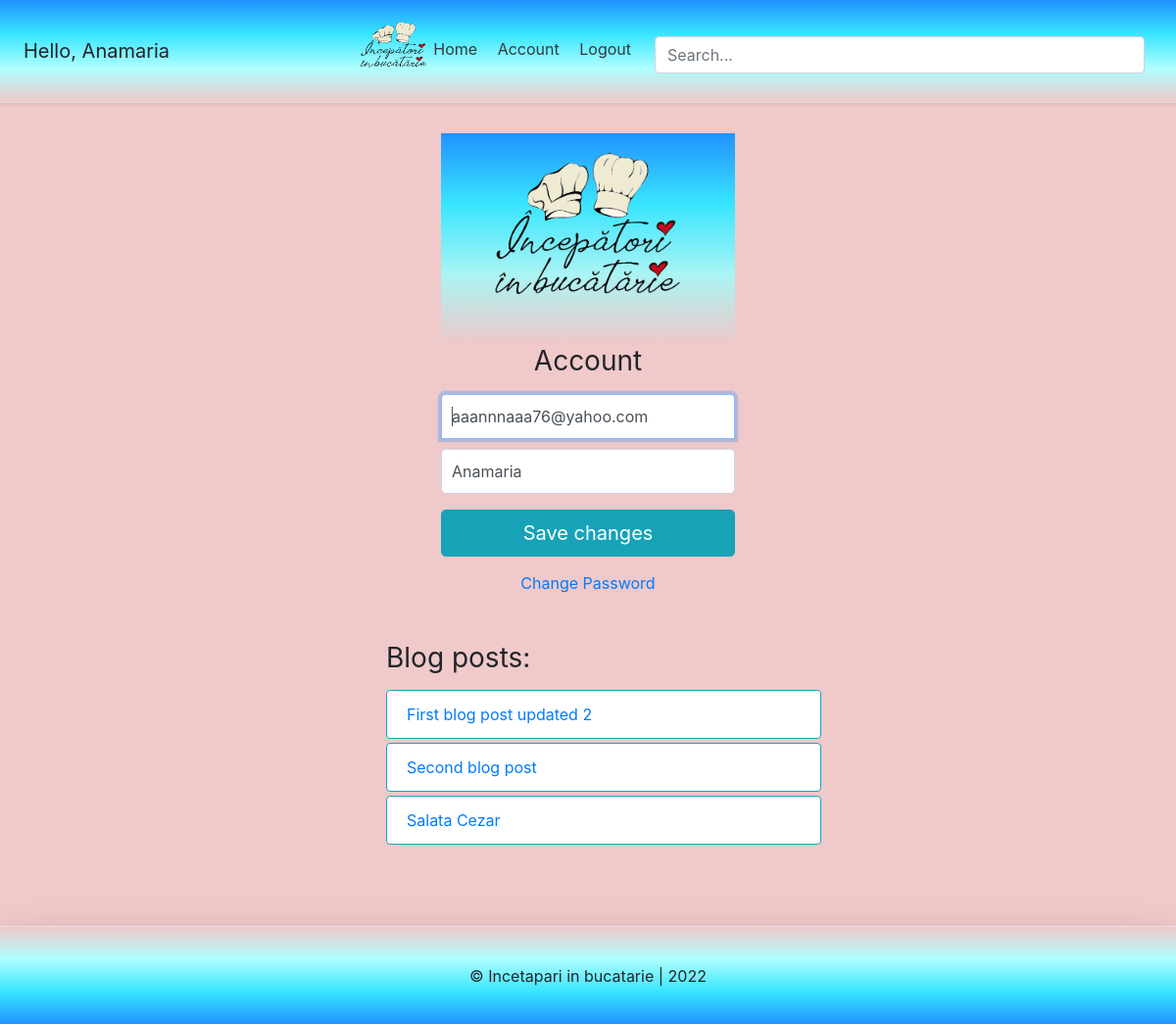
Before: /account/ (signed in) with the older database file.
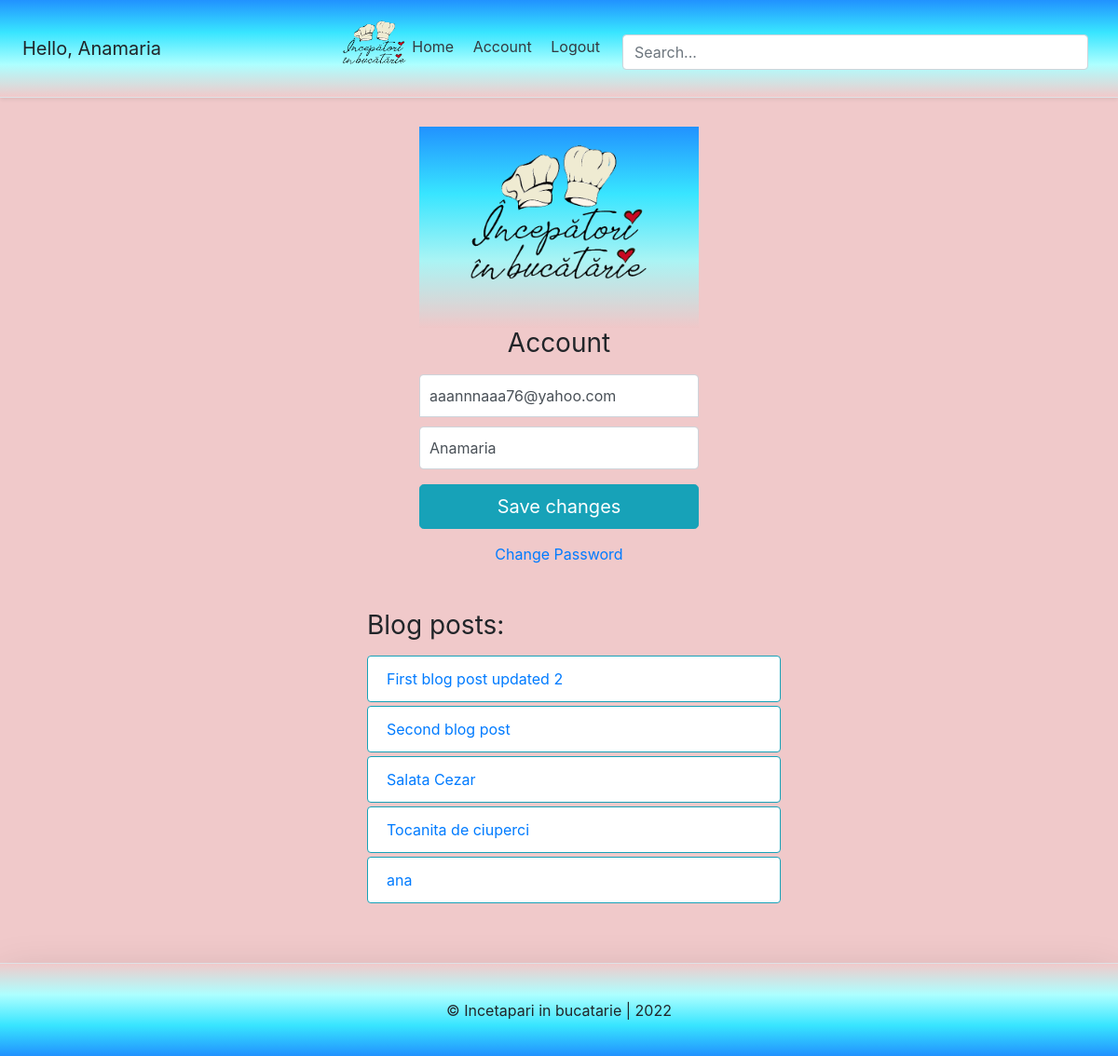
After: the same page with the newer database file.
### account/models.py (models this page shows, shortened)
class Account(AbstractBaseUser):
    email                   = models.EmailField(verbose_name="email", max_length=60, unique=True)
    username                = models.CharField(max_length=30, unique=True)
    date_joined             = models.DateTimeField(verbose_name='date joined', auto_now_add=True)
    last_login              = models.DateTimeField(verbose_name='last login', auto_now=True)
    is_admin                = models.BooleanField(default=False)
    is_active               = models.BooleanField(default=True)
    is_staff                = models.BooleanField(default=False)
    is_superuser            = models.BooleanField(default=False)
    USERNAME_FIELD = 'email'
    REQUIRED_FIELDS = ['username']
    objects = MyAccountManager()

### blog/models.py (models this page shows)
class BlogPost(models.Model):
	title 					= models.CharField(max_length=50, null=False, blank=False, unique=True)
	body 					= RichTextField(blank=True, null=True)
	image		 			= models.ImageField(upload_to=upload_location, null=True, blank=True)
	date_published 			= models.DateTimeField(auto_now_add=True, verbose_name="date published")
	date_updated 			= models.DateTimeField(auto_now=True, verbose_name="date updated")
	author 					= models.ForeignKey(settings.AUTH_USER_MODEL, on_delete=models.CASCADE)
	slug 					= models.SlugField(blank=True, unique=True)
	def __str__(self):
		return self.title

### account/views.py (the view)
# urls.py: path('account/', account_view, name="account"),
def account_view(request):
    if not request.user.is_authenticated:
        return redirect("login")
    context = {}
    if request.POST:
        form = AccountUpdateForm(request.POST, instance=request.user)
        if form.is_valid():
            form.initial= {
                        "email": request.POST['email'],
                        "username": request.POST['username'],
            }
            form.save()
            context['succes_message'] = "Account Updated"
    else:
        form = AccountUpdateForm(
                initial= {
                    "email": request.user.email,
                    "username": request.user.username,
                }
            )
    context['account_form'] = form
    blog_posts = BlogPost.objects.filter(author=request.user)
    context['blog_posts'] = blog_posts
    return render(request, 'account/account.html', context)

### account/forms.py (shortened to what this page needs)
class AccountUpdateForm(forms.ModelForm):
    class Meta:
        model = Account
        fields = ('email', 'username')

### account/templates/account/account.html (shortened to what this page needs)
{% extends 'base.html' %}
{% load static %}
{% block content %}
  <form class="form-signin" method="post">{% csrf_token %}
    <div class="d-flex flex-column pb-3">
      <img class="img-fluid mx-auto d-block" src="{% static 'logo.png' %}" alt="logo" width="200" height="200">
    </div>
    <h1 class="h3 mb-3 font-weight-normal">Account</h1>
    <input type="email" name="email" id="inputEmail" class="form-control" placeholder="Email address" required autofocus
    value="{{account_form.initial.email}}" >
    <input type="text" name="username" id="inputUsername" class="form-control" placeholder="Username" required
    value="{{account_form.initial.username}}">
    <button class="btn btn-lg btn-info btn-block" type="submit">Save changes</button>
  </form>
  <div class=" ana">
    <a class="m-auto" href="{% url 'password_change' %}">Change Password</a>
  </div>
<div class="container mt-4 p-4">
  <div class="row">
    <div class="blog-posts">
      <h3 class="mb-3 font-weight-normal ml-3 pl-3">Blog posts:</h3>
      {% if blog_posts %}
      <ul>
        {% for post in blog_posts %}
        <a href="{% url 'blog:detail' post.slug %}" style="text-decoration: none;">
          <li class="list-group-item mb-1 mt-1 border border-info">{{post}}</li>
        </a>
        {% endfor %}
      </ul>
      {% else %}
      <p>You have no blog posts. Create a post <a href="{% url 'blog:create' %}">here</a>.</p>
      {% endif%}
    </div>
  </div>
</div>
{% endblock %}

### templates/base.html (shortened to what this page needs)
<!DOCTYPE html>
<html lang="en">
<head>
    {% include 'snippets/header.html' %}
</head>
<body>
    <div class="main">
        {% block content %}
        {% endblock content %}
    </div>
    {% include 'snippets/footer.html' %}
</body>
</html>

### templates/snippets/header.html (shortened to what this page needs)
   {% load static %}
    <link href="https://cdn.jsdelivr.net/npm/bootstrap@5.2.2/dist/css/bootstrap.min.css" rel="stylesheet">
    <link rel="stylesheet" href="https://cdn.jsdelivr.net/npm/bootstrap@4.3.1/dist/css/bootstrap.min.css">
<div class="d-flex flex-column flex-md-row align-items-center p-3 px-md-4 mb-3 bg-white border-bottom shadow-sm">
    <h5 class="my-0 mr-md-auto font-weight-normal">
        {% if request.user.is_authenticated %}
            <p class="m-auto">Hello, {{request.user.username}}</p>
        {% endif %}
    </h5>
    <nav class="my-2 my-md-0 mr-md-3">
        {% if request.user.is_authenticated %}
        <a class="p-2 text-dark" href="{% url 'home' %}">
        <img class="m-auto pb-2" src="{% static 'logo.png' %}" width="72" height="72">
        Home
        </a>
        <a class="p-2 text-dark" href="{% url 'account' %}">Account</a>
        <a class="p-2 text-dark" href="{% url 'logout' %}">Logout</a>
        {% endif %}
    </nav>
    <div class="search-bar mt-sm-2 mr-2">
        <form method="get">
            <input class="form-control"  type="text" name="q" id="id_q" placeholder="Search...">
        </form>
    </div>
  </div>

### templates/snippets/footer.html (shortened to what this page needs)
<br>
<div class="d-flex flex-row align-items-center footer  bg-white border-top shadow-lg">
	<p class="m-auto">&copy; Incetapari in bucatarie | 2022</p>
</div>

### templates/snippets/header.html (style rules this page uses)
.d-flex { background-image: linear-gradient(to bottom, #2192FF, #38E5ff, #9FFc, rgba(240,199, 200, 0.958)); }
.container { max-width: 960px; }
a { text-decoration: none; }
.search-bar { max-width: 500px; width: 100%; }
form { width: 100%; }

### templates/snippets/base_css.html (style rules this page uses)
body { Background-color: rgba(240,199, 200, 0.958); }

### templates/base.html (style rules this page uses)
.main { min-height: 100vh; height: 100%; }

### account/templates/account/account.html (style rules this page uses)
.form-signin { width: 100%; max-width: 330px; padding: 15px; margin: auto; }
.form-signin .form-control { position: relative; box-sizing: border-box; height: auto; padding: 10px; font-size: 16px; }
.form-signin input[type="email"] { margin-bottom: 10px; border-bottom-right-radius: 0; border-bottom-left-radius: 0; }
.h3 { text-align: center; }
.blog-posts { max-width: 500px; width: 100%; margin: auto; }
.ana { text-align: center; }

### templates/snippets/footer.html (style rules this page uses)
.footer { background-image: linear-gradient(to top, #2192FF, #38E5ff, #9FFc, rgba(240,199, 200, 0.958)) !important; min-height: 100px; }

Changed rows visible on the page:
added BlogPost: title "Tocanita de ciuperci"
added BlogPost: title "ana"
